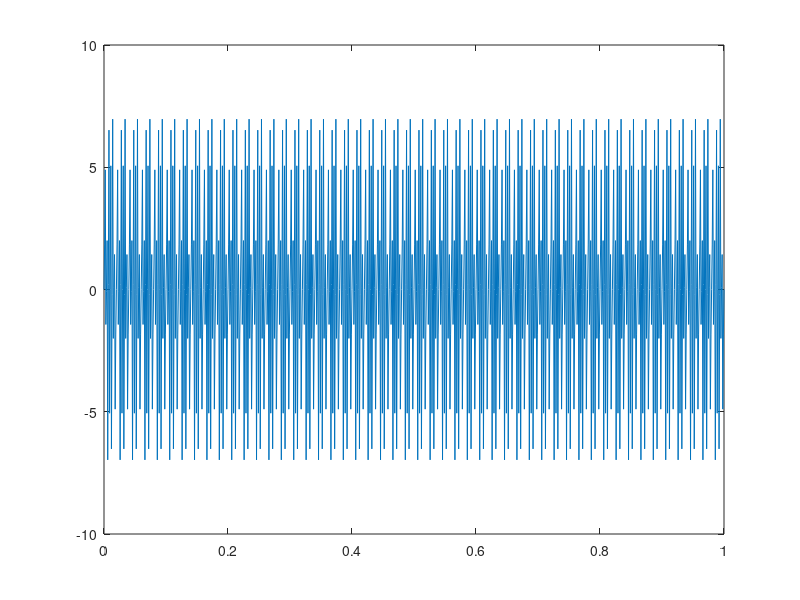
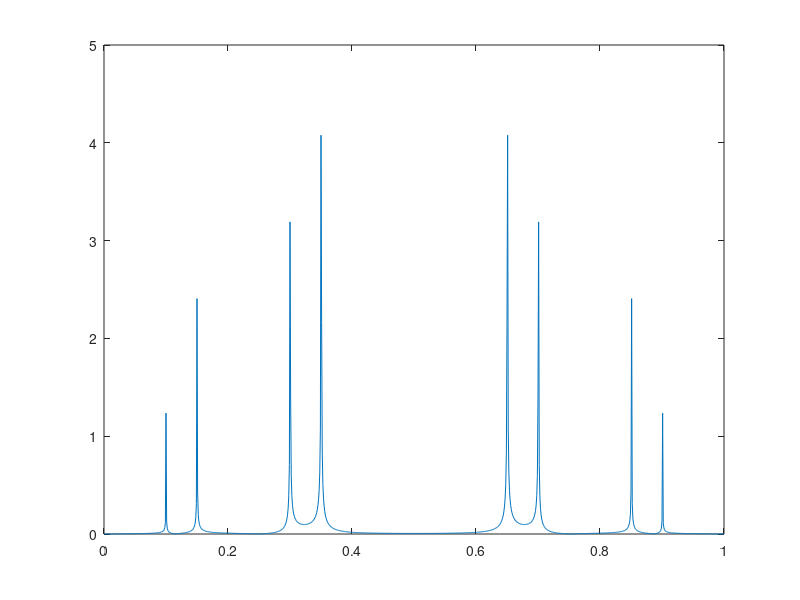

Source code (MATLAB) for these figures, in order:
t=0:0.001:1;
x1=1*sin(2*pi*100*t);
x2=2*sin(2*pi*150*t);
x3=3*sin(2*pi*300*t);
x4=4*sin(2*pi*650*t);
x=x1+x2+x3+x4;
figure(1);plot(t,x);
y=fft(x);
y=abs(y);
figure(2);plot(t,y/400);